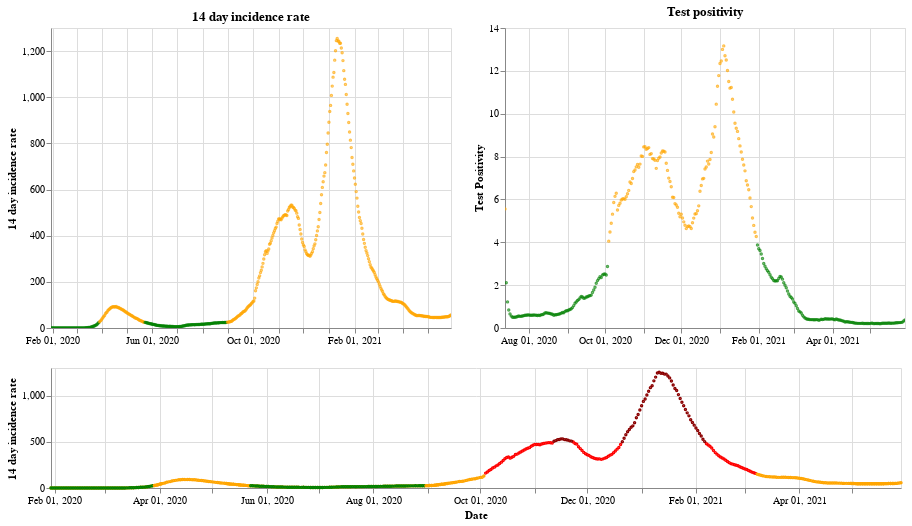

Here is the notebook cell this chart was saved with:
### Markdown cell above
## England

### Code cell
plot_traffic_light('England')

### Figure 1 — Vega-Lite specification as saved in the notebook (floating-point values rounded to 4 significant figures; data arrays with more than 128 entries replaced by an {"elided": "..."} marker saying what was removed)
{"config": {"view": {"continuousWidth": 400, "continuousHeight": 300}}, "vconcat": [{"hconcat": [{"mark": {"type": "point", "size": 2}, "encoding": {"color": {"condition": {"value": "green", "test": "(datum.twoWeeklyCasesRate <= 25)"}, "value": "orange"}, "tooltip": [{"type": "nominal", "field": "areaName"}, {"type": "temporal", "field": "date"}, {"type": "quantitative", "field": "twoWeeklyCasesRate"}, {"type": "quantitative", "field": "testPositivity"}], "x": {"type": "temporal", "axis": {"title": ""}, "field": "date", "scale": {"domain": {"selection": "DateBrush"}}, "timeUnit": "yearmonthdate"}, "y": {"type": "quantitative", "axis": {"title": "14 day incidence rate"}, "field": "twoWeeklyCasesRate"}}, "title": "14 day incidence rate", "width": 400}, {"mark": {"type": "point", "size": 2}, "encoding": {"color": {"condition": {"value": "green", "test": "(datum.testPositivity <= 4)"}, "value": "orange"}, "tooltip": [{"type": "nominal", "field": "areaName"}, {"type": "temporal", "field": "date"}, {"type": "quantitative", "field": "twoWeeklyCasesRate"}, {"type": "quantitative", "field": "testPositivity"}], "x": {"type": "temporal", "axis": {"title": ""}, "field": "date", "scale": {"domain": {"selection": "DateBrush"}}, "timeUnit": "yearmonthdate"}, "y": {"type": "quantitative", "axis": {"title": "Test Positivity"}, "field": "testPositivity"}}, "title": "Test positivity", "width": 400}]}, {"layer": [{"mark": {"type": "point", "size": 2}, "encoding": {"color": {"condition": {"value": "orange", "test": "((50 && datum.twoWeeklyCasesRate) < 150)"}, "value": "red"}, "opacity": {"condition": {"value": 1, "test": "((50 && datum.twoWeeklyCasesRate) < 500)"}, "value": 0}, "tooltip": [{"type": "nominal", "field": "areaName"}, {"type": "temporal", "field": "date"}, {"type": "quantitative", "field": "twoWeeklyCasesRate"}, {"type": "quantitative", "field": "testPositivity"}], "x": {"type": "temporal", "axis": {"title": "Date"}, "field": "date", "timeUnit": "yearmonthdate"}, "y": {"type": "quantitative", "axis": {"title": "14 day incidence rate"}, "field": "twoWeeklyCasesRate"}}, "selection": {"DateBrush": {"type": "interval", "encodings": ["x"], "fields": ["Time"]}}, "width": 850}, {"mark": {"type": "point", "size": 2}, "encoding": {"color": {"value": "darkred"}, "opacity": {"condition": {"value": 1, "test": "(datum.twoWeeklyCasesRate >= 500)"}, "value": 0}, "tooltip": [{"type": "nominal", "field": "areaName"}, {"type": "temporal", "field": "date"}, {"type": "quantitative", "field": "twoWeeklyCasesRate"}, {"type": "quantitative", "field": "testPositivity"}], "x": {"type": "temporal", "axis": {"title": "Date"}, "field": "date", "timeUnit": "yearmonthdate"}, "y": {"type": "quantitative", "axis": {"title": "14 day incidence rate"}, "field": "twoWeeklyCasesRate"}}, "width": 400}, {"mark": {"type": "point", "size": 2}, "encoding": {"color": {"condition": {"value": "green", "test": "((4 && datum.twoWeeklyCasesRate) < 25)"}, "value": "orange"}, "opacity": {"condition": {"value": 1, "test": "(datum.twoWeeklyCasesRate < 50)"}, "value": 0}, "tooltip": [{"type": "nominal", "field": "areaName"}, {"type": "temporal", "field": "date"}, {"type": "quantitative", "field": "twoWeeklyCasesRate"}, {"type": "quantitative", "field": "testPositivity"}], "x": {"type": "temporal", "axis": {"title": "Date"}, "field": "date", "timeUnit": "yearmonthdate"}, "y": {"type": "quantitative", "axis": {"title": "14 day incidence rate"}, "field": "twoWeeklyCasesRate"}}, "width": 400}], "height": 120, "width": 800}], "data": {"name": "data-eed954616f7100d53e6665cb4fd639b7"}, "$schema": "https://vega.github.io/schema/vega-lite/v4.8.1.json", "datasets": {"data-eed954616f7100d53e6665cb4fd639b7": {"elided": "486 records"}}}
